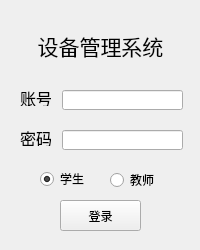
<?xml version="1.0" encoding="UTF-8"?>
<ui version="4.0">
 <class>Form</class>
 <widget class="QWidget" name="Form">
  <property name="geometry">
   <rect>
    <x>0</x>
    <y>0</y>
    <width>200</width>
    <height>250</height>
   </rect>
  </property>
  <property name="minimumSize">
   <size>
    <width>200</width>
    <height>250</height>
   </size>
  </property>
  <property name="maximumSize">
   <size>
    <width>200</width>
    <height>250</height>
   </size>
  </property>
  <property name="windowTitle">
   <string>Form</string>
  </property>
  <widget class="QPushButton" name="pushButton">
   <property name="geometry">
    <rect>
     <x>60</x>
     <y>200</y>
     <width>81</width>
     <height>31</height>
    </rect>
   </property>
   <property name="minimumSize">
    <size>
     <width>0</width>
     <height>0</height>
    </size>
   </property>
   <property name="text">
    <string>登录</string>
   </property>
  </widget>
  <widget class="QLineEdit" name="lineEdit">
   <property name="geometry">
    <rect>
     <x>62</x>
     <y>90</y>
     <width>121</width>
     <height>20</height>
    </rect>
   </property>
  </widget>
  <widget class="QLineEdit" name="lineEdit_2">
   <property name="geometry">
    <rect>
     <x>62</x>
     <y>130</y>
     <width>121</width>
     <height>20</height>
    </rect>
   </property>
   <property name="inputMask">
    <string/>
   </property>
   <property name="text">
    <string/>
   </property>
  </widget>
  <widget class="QLabel" name="label">
   <property name="geometry">
    <rect>
     <x>20</x>
     <y>90</y>
     <width>31</width>
     <height>16</height>
    </rect>
   </property>
   <property name="font">
    <font>
     <pointsize>12</pointsize>
    </font>
   </property>
   <property name="text">
    <string>账号</string>
   </property>
  </widget>
  <widget class="QLabel" name="label_2">
   <property name="geometry">
    <rect>
     <x>20</x>
     <y>130</y>
     <width>31</width>
     <height>16</height>
    </rect>
   </property>
   <property name="font">
    <font>
     <pointsize>12</pointsize>
    </font>
   </property>
   <property name="text">
    <string>密码</string>
   </property>
  </widget>
  <widget class="QLabel" name="label_3">
   <property name="geometry">
    <rect>
     <x>30</x>
     <y>30</y>
     <width>141</width>
     <height>31</height>
    </rect>
   </property>
   <property name="font">
    <font>
     <pointsize>16</pointsize>
    </font>
   </property>
   <property name="text">
    <string>设备管理系统</string>
   </property>
   <property name="alignment">
    <set>Qt::AlignCenter</set>
   </property>
  </widget>
  <widget class="QRadioButton" name="radioButton">
   <property name="geometry">
    <rect>
     <x>40</x>
     <y>170</y>
     <width>51</width>
     <height>18</height>
    </rect>
   </property>
   <property name="text">
    <string>学生</string>
   </property>
   <property name="checked">
    <bool>true</bool>
   </property>
  </widget>
  <widget class="QRadioButton" name="radioButton_2">
   <property name="geometry">
    <rect>
     <x>110</x>
     <y>170</y>
     <width>51</width>
     <height>20</height>
    </rect>
   </property>
   <property name="layoutDirection">
    <enum>Qt::LeftToRight</enum>
   </property>
   <property name="text">
    <string>教师</string>
   </property>
  </widget>
 </widget>
 <resources/>
 <connections/>
</ui>
